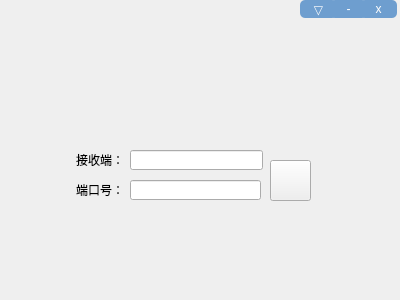
<?xml version="1.0" encoding="UTF-8"?>
<ui version="4.0">
 <class>addPortDialog</class>
 <widget class="QDialog" name="addPortDialog">
  <property name="geometry">
   <rect>
    <x>0</x>
    <y>0</y>
    <width>400</width>
    <height>300</height>
   </rect>
  </property>
  <property name="windowTitle">
   <string>Dialog</string>
  </property>
  <widget class="QLabel" name="background">
   <property name="geometry">
    <rect>
     <x>0</x>
     <y>0</y>
     <width>401</width>
     <height>301</height>
    </rect>
   </property>
   <property name="text">
    <string/>
   </property>
   <property name="pixmap">
    <pixmap resource="resource.qrc">:/resource/resource/login_2.png</pixmap>
   </property>
  </widget>
  <widget class="QToolButton" name="btn_requestConnect">
   <property name="geometry">
    <rect>
     <x>270</x>
     <y>160</y>
     <width>41</width>
     <height>41</height>
    </rect>
   </property>
   <property name="styleSheet">
    <string notr="true">border-image: url(:/resource/resource/check_little.png);</string>
   </property>
   <property name="text">
    <string/>
   </property>
  </widget>
  <widget class="QToolButton" name="btn_rotate">
   <property name="geometry">
    <rect>
     <x>300</x>
     <y>0</y>
     <width>37</width>
     <height>18</height>
    </rect>
   </property>
   <property name="styleSheet">
    <string notr="true">font: 75 12pt &quot;微软雅黑&quot;;
background-color: rgb(110, 158, 207);
color: rgb(255, 255, 255);
border-radius:5px;</string>
   </property>
   <property name="text">
    <string>▽</string>
   </property>
  </widget>
  <widget class="QToolButton" name="btn_close">
   <property name="geometry">
    <rect>
     <x>360</x>
     <y>0</y>
     <width>37</width>
     <height>18</height>
    </rect>
   </property>
   <property name="styleSheet">
    <string notr="true">font: 75 12pt &quot;微软雅黑&quot;;
background-color: rgb(110, 158, 207);
color: rgb(255, 255, 255);
border-radius:5px;</string>
   </property>
   <property name="text">
    <string>x</string>
   </property>
  </widget>
  <widget class="QToolButton" name="btn_min">
   <property name="geometry">
    <rect>
     <x>330</x>
     <y>0</y>
     <width>37</width>
     <height>18</height>
    </rect>
   </property>
   <property name="styleSheet">
    <string notr="true">font: 75 12pt &quot;微软雅黑&quot;;
background-color: rgb(110, 158, 207);
color: rgb(255, 255, 255);
border-radius:5px;</string>
   </property>
   <property name="text">
    <string>-</string>
   </property>
  </widget>
  <widget class="QLabel" name="label_2">
   <property name="geometry">
    <rect>
     <x>76</x>
     <y>180</y>
     <width>48</width>
     <height>20</height>
    </rect>
   </property>
   <property name="text">
    <string>端口号：</string>
   </property>
  </widget>
  <widget class="QLabel" name="l_server">
   <property name="geometry">
    <rect>
     <x>76</x>
     <y>150</y>
     <width>48</width>
     <height>20</height>
    </rect>
   </property>
   <property name="text">
    <string>接收端：</string>
   </property>
  </widget>
  <widget class="QLineEdit" name="le_server">
   <property name="geometry">
    <rect>
     <x>130</x>
     <y>150</y>
     <width>133</width>
     <height>20</height>
    </rect>
   </property>
  </widget>
  <widget class="QLineEdit" name="le_port">
   <property name="geometry">
    <rect>
     <x>130</x>
     <y>180</y>
     <width>131</width>
     <height>20</height>
    </rect>
   </property>
  </widget>
 </widget>
 <resources>
  <include location="resource.qrc"/>
 </resources>
 <connections/>
</ui>
